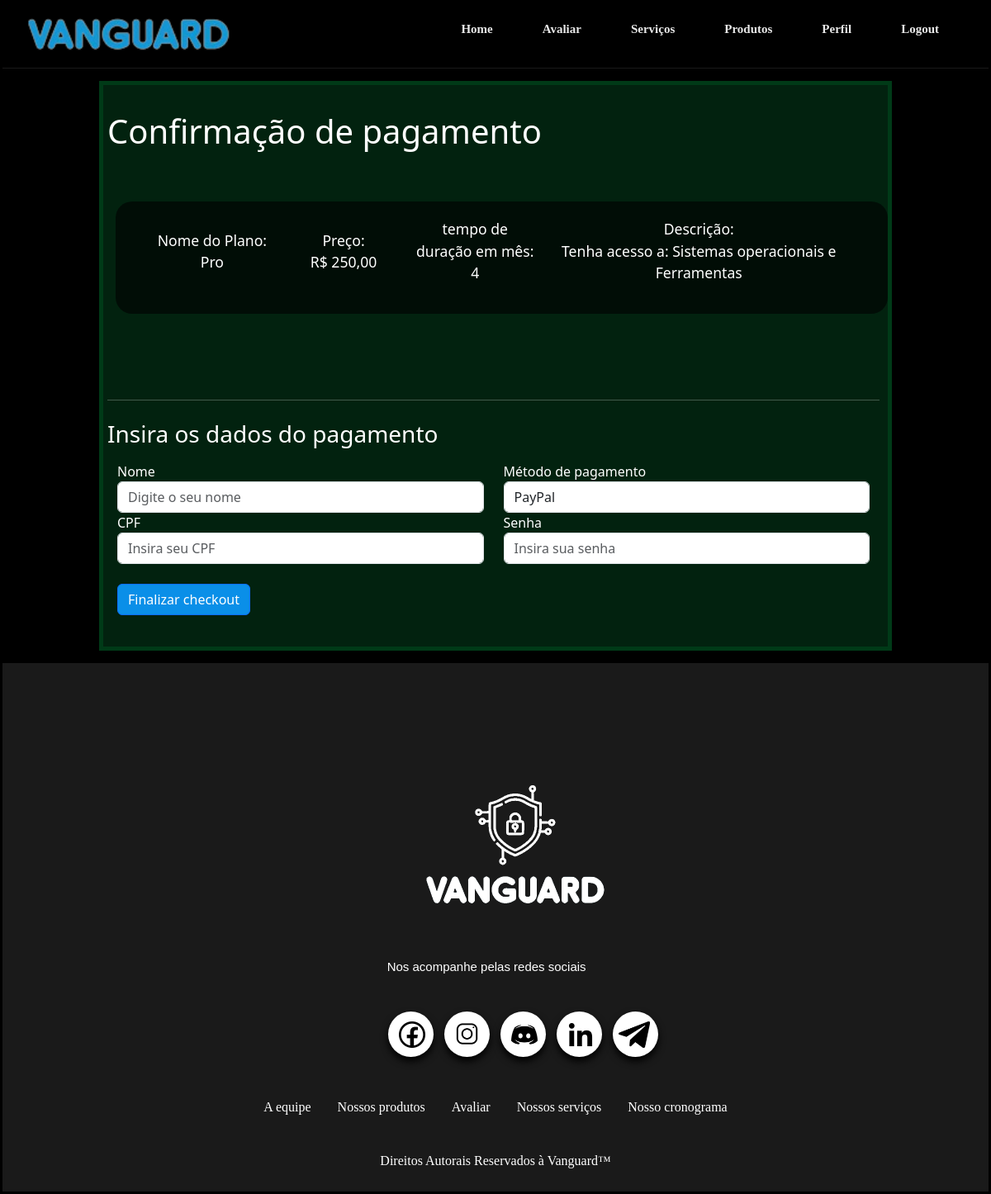
/checkout.php?plano_id=3 (signed in), run on the app's committed database.
### tables this page shows
CREATE TABLE `plano` (
  `plano_id` int(11) NOT NULL,
  `nome_plano` varchar(150) NOT NULL,
  `preco_plano` decimal(5,2) NOT NULL,
  `tempo` varchar(3) NOT NULL,
  `descricao` text DEFAULT NULL
);

### checkout.php (the view, shortened to what this page needs)
<?php
include_once('src/php/conexao.php');
if (isset($_GET['plano_id'])) {
    $planoId = $_GET['plano_id'];
} elseif (isset($_POST['plano_id'])) {
    $planoId = $_POST['plano_id'];
} else {
    echo "ID do plano não definido.";
    exit;
}
$planoSelecionado = null;
if (isset($planoId)) {
    $query = "SELECT * FROM plano WHERE plano_id = ?";
    $stmt = $conn->prepare($query);
    if ($stmt) {
        $stmt->bind_param("i", $planoId);
        $stmt->execute();
        $resulto = $stmt->get_result();
        if ($resulto->num_rows > 0) {
            $planoSelecionado = $resulto->fetch_assoc();
        } else {
            echo 'Plano não encontrado.';
        }
    } else {
        echo 'Erro na preparação da consulta.';
    }
}
?>
<!DOCTYPE html>
<html lang="pt-br">
<head>
   <link rel="stylesheet" href="https://cdnjs.cloudflare.com/ajax/libs/font-awesome/6.0.0/css/all.min.css">
   <link href="https://cdn.jsdelivr.net/npm/bootstrap@5.3.3/dist/css/bootstrap.min.css" rel="stylesheet"
>
   <link rel="stylesheet" href="src/css/index.css">
   <link rel="stylesheet" href="src/css/style-checkout.css">
   <link href="https://fonts.cdnfonts.com/css/codygoon" rel="stylesheet">
</head>
<body>
   <header class="cabecalho">
      <div class="logo">
         <img src="src/imagem/logos/VanguardLogo - titulo.png" alt="Logo da Vanguard" />
      </div>
      <nav id="menu">
         <ul class="menu">
            <li>
               <a href="indexLogadoCliente.html">Home</a>
            </li>
            <li>
               <a class="btn-avaliar" href="formulario.php" target="_blank">Avaliar</a>
            </li>
            <li>
               <a class="btn-servicos" href="equipe.html" target="_blank">Serviços</a>
            </li>
            <li>
               <a href="produtos.php" target="_blank">Produtos</a>
            </li>
            <li>
               <a href="perfil.php">Perfil</a>
            </li>
            <li>
               <a class="btn-login" href="src/php/logout.php">Logout</a>
            </li>
         </ul>
      </nav>
   </header>
   <main class="home">
      <div class="containermeu">
         <section class="checkout-form">
            <h1 class="heading">Confirmação de pagamento</h1>
            <form action="" method="post">
               <div class="display-order">
                  <br>
                  <?php
                  if ($planoSelecionado) {
                     echo ' <div class="container text-center">';
                     echo '<div class="row">';
                     echo '<div class="info">';
                     echo '<p class="col-2"> Nome do Plano: <br>' . $planoSelecionado['nome_plano'] . '</p><br>';
                     echo '<p class="col-2"> Preço: <br> R$ ' . number_format($planoSelecionado['preco_plano'], 2, ',', '.') . '</p> <br>';
                     echo '<p class="col-2"> tempo de duração em mês: <br>  ' . number_format($planoSelecionado['tempo']) . '</p> <br>';
                     echo '<p class="col-5"> Descrição: <br>' . $planoSelecionado['descricao'] . '</p>';
                     echo '</div>';
                     echo '</div>';
                     echo '</div>';
                  } else {
                     echo "Por favor, selecione um plano.";
                  }
                  ?>
                  <hr>
                  <h3>Insira os dados do pagamento</h3>
                  <div class="container">
                     <form action="" method="POST">
                        <div class="row">
                           <div class="col-md-6">
                              <div class="form-group">
                                 <label for="nome">Nome</label>
                                 <input type="text" class="form-control" placeholder="Digite o seu nome" name="nome"
                                    required>
                              </div>
                           </div>
                           <div class="col-md-6">
                              <div class="form-group">
                                 <label for="metodo">Método de pagamento</label>
                                 <select name="metodo" class="form-control">
                                    <option value="PayPal">PayPal</option>
                                 </select>
                              </div>
                           </div>
                        </div>
                        <div class="row">
                           <div class="col-md-6">
                              <div class="form-group">
                                 <label for="cpf">CPF</label>
                                 <input class="form-control" type="text" name="cpf" required
                                    placeholder="Insira seu CPF">
                              </div>
                           </div>
                           <div class="col-md-6">
                              <div class="form-group">
                                 <label for="senha">Senha</label>
                                 <input class="form-control" type="password" name="senha" required
                                    placeholder="Insira sua senha">
                              </div>
                           </div>
                        </div>
                        <br>
                        <button type="submit" class="btn btn-primary">Finalizar checkout</button>
                     </form>
                  </div>
            </form>
         </section>
      </div>
   </main>
   <footer class="roda-pe">
      <img src="src/imagem/logos/VanguardLogo-Escuro.png" alt="logo da Vanguard" class="logo">
      <h5 class="subtitulo">
         Nos acompanhe pelas redes sociais
      </h5>
      <div class="social_media">
         <a href="facebook link" id="facebook" title="Facebook" target="_blank"><img
               src="src/imagem/icones/Facebook.png" alt="botão do perfil do facebook da Vanguard"></a>
         <a href="instagram link" id="instagram" title="Instagram" target="_blank"><img
               src="src/imagem/icones/instagram.png" alt="botão do perfil do instagram da Vanguard"></a>
         <a href="discord" title="discord" id="discord" target="_blank"><img src="src/imagem/icones/discord.png"
               alt="botão do chat do discord da Vanguard "></a>
         <a href="linkedin" title="linkedin" id="linkedin" target="_blank"><img src="src/imagem/icones/linkedin.png"
               alt="botão do perfil do linkedin da Vanguard"></a>
         <a href="telegram" title="telegram" id="telegram" target="_blank"><img src="src/imagem/icones/telegram.png"
               alt="botão do chat do telegram da Vanguard"></a>
      </div>
      <div class="opcoes">
         <div class="lista">
            <a href="equipe.html">
               <h6>
                  A equipe
               </h6>
            </a>
            <a href="produtos.html">
               <h6>
                  Nossos produtos
               </h6>
            </a>
            <a href="avaliar.html">
               <h6>Avaliar</h6>
            </a>
            <a href="serviços.html">
               <h6>Nossos serviços</h6>
            </a>
            <a href="cronograma.html">
               <h6>
                  Nosso cronograma
               </h6>
            </a>
         </div>
      </div>
      <p id="copyright">
         Direitos Autorais Reservados à Vanguard&#8482;
      </p>
   </footer>
</body>
</html>

### src/css/index.css (style rules this page uses)
* { margin: 0; padding: 0; box-sizing: border-box; }
body { overflow-x: hidden; background: black; margin: 3px; flex: 1 1 100vw; flex-wrap: wrap; }
ul { list-style: none; }
a { text-decoration: none; color: inherit; }

### src/css/style-checkout.css (style rules this page uses)
.cabecalho { height: 80px; background-color: rgb(0, 0, 0); display: flex; flex: 1 1 100vw; justify-content: space-between; align-items: center; padding: 0 30px; border-bottom: 1px solid rgb(26, 25, 25); }
.cabecalho .logo { display: flex; gap: 30px; height: 55px; }
.cabecalho .menu { display: flex; flex: 1 1 200px; align-items: center; justify-content: flex-end; }
.cabecalho .menu li a { padding: 30px; color: #e8e8e8; font-weight: bolder; font-size: 15px; font-family: 'Codygoon'; }
.home { display: flex; position: relative; min-height: calc(100vh - 80px); overflow: hidden; justify-content: center; }
.home .containermeu { margin: 15px; width: 60pc; padding: 5px; color: #fff; background: rgb(0, 58, 23); }
.home .containermeu .checkout-form { display: grid; background: #05050574; padding: 2pc 10px 30px 5px; width: 100%; height: 100%; }
.display-order { display: grid; height: 100%; margin-bottom: 20px; }
.btn { justify-content: center; background-color: #0a8fe8; color: #fff; }
.info { display: flex; justify-content: center; align-items: center; text-align: center; width: 100%; margin-left: 10px; margin-bottom: 5pc; padding: 20px; font-size: 1.1rem; gap: 5px; border-radius: 20px; background: #0000009d; }
.roda-pe { height: 40pc; display: grid; margin: auto; width: 100%; padding-top: 3%; flex: 1 1 100vw; color: #fff; background-color: #1a1a1a; }
.roda-pe .opcoes { display: flex; justify-content: center; }
.roda-pe .opcoes .lista { display: flex; font-size: 20px; font-family: 'Codygoon'; justify-content: center; text-align: center; align-items: center; }
.roda-pe .opcoes .lista a { margin: 1pc; margin-bottom: 2pc; margin-top: 2pc; }
.roda-pe .logo { margin-left: 42%; margin-top: 4pc; width: 250px; }
.roda-pe .social_media { display: flex; position: relative; align-items: center; margin-left: 38%; }
.roda-pe .subtitulo { display: flex; margin-left: 39%; margin-bottom: 2pc; font-size: 15px; text-align: center; font-family: 'Codygoon', sans-serif; }
.roda-pe .social_media a { position: relative; display: flex; margin-left: 13px; margin-bottom: 10px; justify-content: center; align-items: center; text-align: center; padding: 2px 2px 1px 5px; background-color: #ffffff; width: 55px; height: 55px; border-radius: 50%; box-shadow: 0 5px 10px rgb(0, 0, 0); }
.roda-pe .social_media img { height: 2pc; }
.roda-pe .social_media #telegram img { margin-right: 5px; }
.roda-pe #copyright { font-family: 'Codygoon'; color: #fff; text-align: center; }

### data on the page
plano: nome_plano "Pro", preco_plano "250,00", tempo "4", descricao "Tenha acesso a: Sistemas operacionais e Ferramentas"
